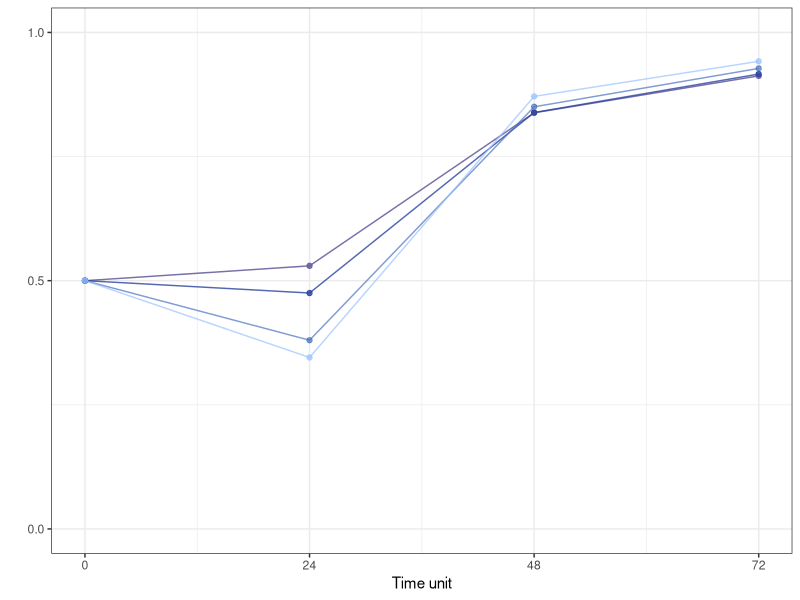
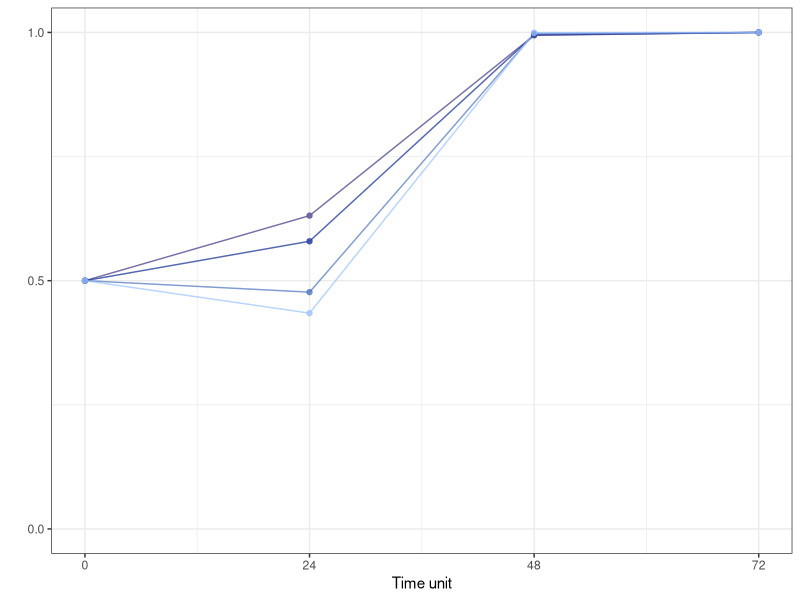
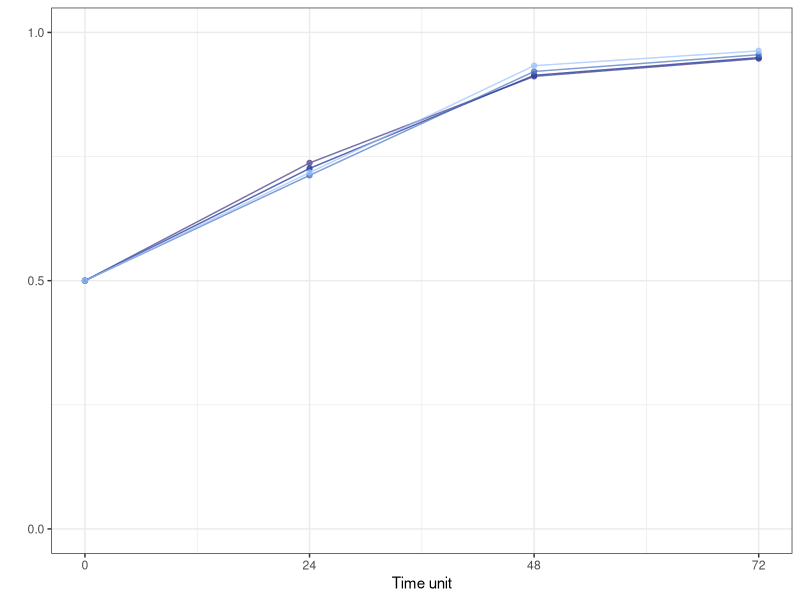
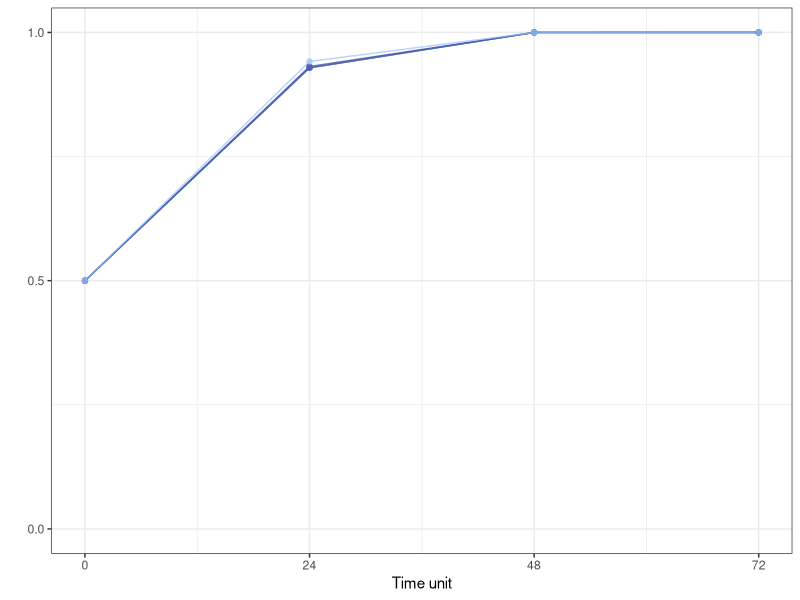

The R script that drew these images, in order: (Note: this script raises an error after producing the figures.)
rm(list = ls())
library(deSolve)   
library(ggplot2)   
library(dplyr)
library(tidyr)
library(scales)

# Define the model
viral_model <- function(t, state, parameters) {
  V1 <- state[1]
  V2 <- state[2]
  
  r1 <- parameters["r1"]
  r2 <- parameters["r2"]
  K <- parameters["K"]
  alpha12 <- parameters["alpha12"]
  alpha21 <- parameters["alpha21"]
  mu <- parameters["mu"]
  
  dV1dt <- r1 * V1 * (1 - (V1 + alpha21 * V2) / K) - mu * V1
  dV2dt <- r2 * V2 * (1 - (V2 + alpha12 * V1) / K) - mu * V1
  
  return(list(c(dV1dt, dV2dt)))
}

########### Try different settings ##########

withinhost_fun = function(param_sets){
  # Initial state and time sequence
  state <- c(V1 = 1, V2 = 1)
  times <- seq(0, 72, by = 0.1)
  
  # Run simulations for each parameter set
  results <- lapply(seq(nrow(param_sets)), function(i) {
    params <- unlist(param_sets[i, ])
    out <- ode(y = state, times = times, func = viral_model, parms = params)
    out_df <- as.data.frame(out)
    out_df$r1 <- params['r1']
    out_df$r2 <- params['r2']
    return(out_df)
  })
  
  # Combine all dataframes into one
  combined_results <- bind_rows(results)
  
  return(combined_results)
  
}

transform_data = function(combined_results){
  # Transform data for plotting
  long_data <- pivot_longer(combined_results, cols = c("V1", "V2"), names_to = "Strain", values_to = "Population")
  long_data$Population_label = long_data$Population/10^3
  long_data$group = long_data$r2 - long_data$r1
  long_data$group[long_data$Strain == 'V1'] = 'V1'
  long_data$group = factor(long_data$group, levels = unique(long_data$group))
  return(long_data) 
}

ratio_fun = function(combined_results){
  long_data_transformed <- combined_results %>%
    mutate(ratio = V1/(V1+V2), group = r2-r1) %>%
    select(time, group, ratio)
  data_ratio = long_data_transformed[long_data_transformed$time %in%
                                     c(0,24,48,72),]
  return(data_ratio)
}

getplot = function(param_sets){
  combined_results = withinhost_fun(param_sets)
  long_data = transform_data(combined_results)
  data_ratio = ratio_fun(combined_results)
  v = '#2A41AF'
  values = c(alpha(v, 0.9), alpha(v, 0.6), 
             alpha(v, 0.4), alpha(v, 0.2))
  values = c(alpha('#6A619F',0.9), alpha('#2A419F',0.8), 
             alpha('#4A71BF',0.7), alpha('#9AC1FF',0.7))
  # values = alpha(c(hue_pal()(3)[1], '#2A41AF', '#4D7AAF', '#619CAF', '#85BDAF'),0.7)
  values = c(hue_pal()(3)[1], values)
  # Plotting
  p1 = ggplot(long_data, aes(x = time, y = Population_label)) +
    geom_line(data = long_data, 
              aes(group = group, color = group)) +
    scale_color_manual(values = values, name = expression('Strain'/Delta*r)) +
    labs(y = "", x = "Time unit", color = "Strain") +
    theme_bw() +
    theme(legend.position = "none") +
    scale_x_continuous(breaks = c(0,24,48,72)) +
    scale_y_continuous(n.breaks = 3, labels = c("0.0",'0.5','1.0'))

  p2 = ggplot(data_ratio, aes(x = time, y = ratio, color = factor(group))) +
    geom_line() +
    geom_point() +
    scale_color_manual(values = values[-1], 
                       name = expression(Delta*r)) +
    labs(y = "", x = "Time unit", color = "r2 value") +
    theme_bw() +
    theme(legend.position = "none") +
    scale_x_continuous(breaks = c(0,24,48,72)) + 
    scale_y_continuous(limits = c(0, 1), 
                       minor_breaks = seq(0 , 1, 0.25),
                       breaks = c(0,0.5,1))

  return(list(p1, p2))
}

# Parameter sets for multiple simulations
param_sets <- expand.grid(r1 = 0.2, 
                          r2 = 0.2 + c(0.02, 0.04, 0.1, 0.2), 
                          K = 200, alpha12 = 1, alpha21 = 0, mu = 0)

plist0 = getplot(param_sets)
plist0[[2]]

param_sets <- expand.grid(r1 = 0.2, 
                          r2 = 0.2 + c(0.02, 0.04, 0.1, 0.2), 
                          K = 200, alpha12 = 2, alpha21 = 0, mu = 0)

plist1 = getplot(param_sets)
plist1[[2]]
param_sets <- expand.grid(r1 = 0.3, 
                          r2 = 0.3 + c(0.02, 0.04, 0.1, 0.2), 
                          K = 200, alpha12 = 1, alpha21 = 0, mu = 0)
plist2 = getplot(param_sets)
plist2[[2]]
param_sets <- expand.grid(r1 = 0.3, 
                          r2 = 0.3 + c(0.02, 0.04, 0.1, 0.2), 
                          K = 200, alpha12 = 2, alpha21 = 0, mu = 0)
plist3 = getplot(param_sets)
plist3[[2]]
pdf(paste0("Output/withinhost_competition.pdf"), width = 1.6, height = 1.2)
print(plist0[[1]])
print(plist0[[2]])
print(plist1[[1]])
print(plist1[[2]])
print(plist2[[1]])
print(plist2[[2]])
print(plist3[[1]])
print(plist3[[2]])
dev.off()

combined_results = withinhost_fun(param_sets)
data_ratio = ratio_fun(combined_results)
v = '#2A41AF'
values = c(alpha(v, 0.9), alpha(v, 0.6), 
           alpha(v, 0.4), alpha(v, 0.2))
# values = alpha(c(hue_pal()(3)[1], '#2A41AF', '#4D7AAF', '#619CAF', '#85BDAF'),0.7)
values = c(alpha('#6A619F',0.9), alpha('#2A419F',0.8), 
           alpha('#4A71BF',0.7), alpha('#9AC1FF',0.7))
show_col(values)
values = c(hue_pal()(3)[1], values)
# values = alpha(c(hue_pal()(3)[1], '#2A41AF', '#4D7AAF', '#619CAF', '#85BDAF'),0.7)
p1 = ggplot(data_ratio, aes(x = time, y = ratio, color = factor(group))) +
  geom_line() +
  geom_point() +
  scale_color_manual(values = values[-1], 
                     name = expression(r[2]-r[1])) +
  labs(y = "", x = "Time unit", color = "r2 value") +
  theme_bw() +
  theme(legend.position = "top",
        legend.key.size = unit(0.4,'cm')) +
  scale_x_continuous(breaks = c(0,24,48,72)) + 
  scale_y_continuous(limits = c(0, 1), 
                     minor_breaks = seq(0 , 1, 0.25),
                     n.breaks = 3)

p2 = ggplot(data_ratio, aes(x = time, y = ratio, color = factor(group))) +
  geom_line() +
  geom_point() +
  scale_color_manual(values = values[-1], 
                     name = expression(r[2]-r[1])) +
  labs(y = "", x = "Time unit", color = "r2 value") +
  theme_bw() +
  theme(legend.position = "right",
        legend.key.size = unit(0.4,'cm')) +
  scale_x_continuous(breaks = c(0,24,48,72)) + 
  scale_y_continuous(limits = c(0, 1), 
                     minor_breaks = seq(0 , 1, 0.25),
                     n.breaks = 3)

pdf(paste0("Output/withinhost_competition_legend.pdf"), width = 3, height = 1.5)
print(p1)
print(p2)
dev.off()
